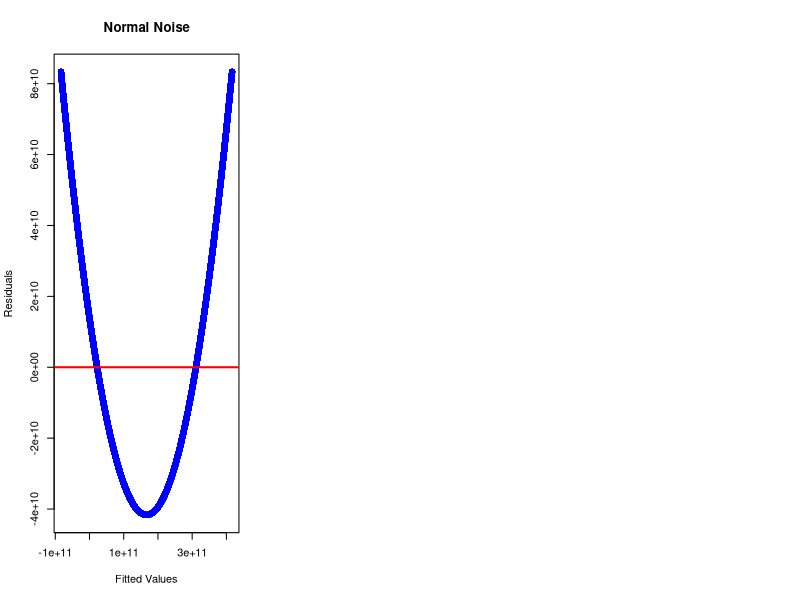

Here is the R script that generated this plot:
set.seed(1)

# this will produce a residual plot with a curvature in it.

# --- Generate data and fit models ---
x <- 1:1000000

y1 <- 3*x + 0.5*x^2 + rnorm(1000000, 0, 20)
m1 <- lm(y1 ~ x)



# --- Save to a single PNG file ---
png("residuals_comparison.png", width = 1500, height = 500)
par(mfrow = c(1, 3))  # 1 row, 3 columns layout

# Plot 1: Normal noise
plot(fitted(m1), resid(m1),
     main = "Normal Noise",
     xlab = "Fitted Values", ylab = "Residuals",
     col = "blue", pch = 19)
abline(h = 0, col = "red", lwd = 2)


dev.off()

cat("Residual plots saved to 'residuals_comparison.png'\n")